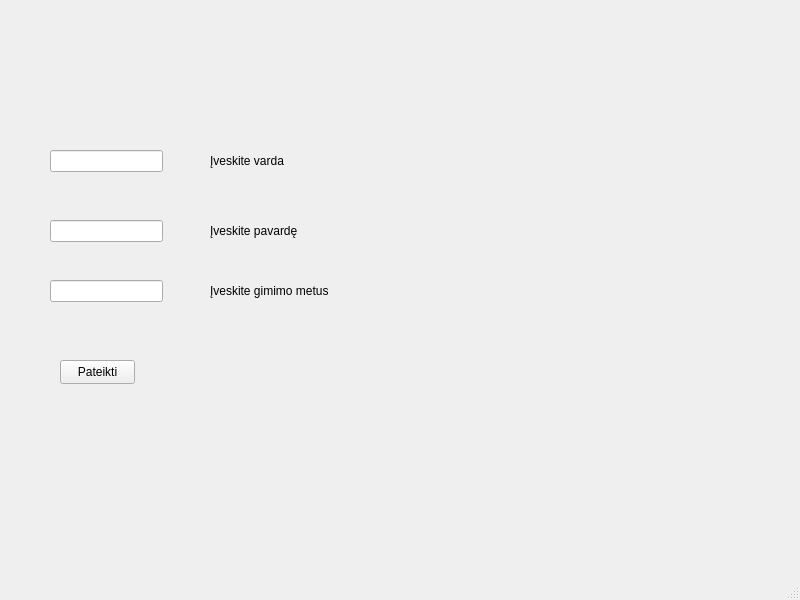
<?xml version="1.0" encoding="UTF-8"?>
<ui version="4.0">
 <class>MainWindow</class>
 <widget class="QMainWindow" name="MainWindow">
  <property name="geometry">
   <rect>
    <x>0</x>
    <y>0</y>
    <width>800</width>
    <height>600</height>
   </rect>
  </property>
  <property name="windowTitle">
   <string>MainWindow</string>
  </property>
  <widget class="QWidget" name="centralwidget">
   <widget class="QLineEdit" name="vardas">
    <property name="geometry">
     <rect>
      <x>50</x>
      <y>150</y>
      <width>113</width>
      <height>22</height>
     </rect>
    </property>
    <property name="text">
     <string/>
    </property>
   </widget>
   <widget class="QLineEdit" name="pavarde">
    <property name="geometry">
     <rect>
      <x>50</x>
      <y>220</y>
      <width>113</width>
      <height>22</height>
     </rect>
    </property>
    <property name="text">
     <string/>
    </property>
   </widget>
   <widget class="QLineEdit" name="gimimo_metai">
    <property name="geometry">
     <rect>
      <x>50</x>
      <y>280</y>
      <width>113</width>
      <height>22</height>
     </rect>
    </property>
    <property name="text">
     <string/>
    </property>
   </widget>
   <widget class="QLabel" name="ivesti_varda">
    <property name="geometry">
     <rect>
      <x>210</x>
      <y>150</y>
      <width>141</width>
      <height>21</height>
     </rect>
    </property>
    <property name="text">
     <string>Įveskite varda</string>
    </property>
   </widget>
   <widget class="QLabel" name="ivesti_pavarde">
    <property name="geometry">
     <rect>
      <x>210</x>
      <y>220</y>
      <width>141</width>
      <height>21</height>
     </rect>
    </property>
    <property name="text">
     <string>Įveskite pavardę</string>
    </property>
   </widget>
   <widget class="QLabel" name="ivesti_gimimo_metus">
    <property name="geometry">
     <rect>
      <x>210</x>
      <y>280</y>
      <width>141</width>
      <height>21</height>
     </rect>
    </property>
    <property name="text">
     <string>Įveskite gimimo metus</string>
    </property>
   </widget>
   <widget class="QLabel" name="label">
    <property name="geometry">
     <rect>
      <x>70</x>
      <y>80</y>
      <width>381</width>
      <height>31</height>
     </rect>
    </property>
    <property name="text">
     <string/>
    </property>
   </widget>
   <widget class="QPushButton" name="pateikti">
    <property name="geometry">
     <rect>
      <x>60</x>
      <y>360</y>
      <width>75</width>
      <height>24</height>
     </rect>
    </property>
    <property name="text">
     <string>Pateikti</string>
    </property>
   </widget>
   <widget class="QLabel" name="rezultatas">
    <property name="geometry">
     <rect>
      <x>50</x>
      <y>60</y>
      <width>261</width>
      <height>31</height>
     </rect>
    </property>
    <property name="text">
     <string/>
    </property>
   </widget>
  </widget>
  <widget class="QMenuBar" name="menubar">
   <property name="geometry">
    <rect>
     <x>0</x>
     <y>0</y>
     <width>800</width>
     <height>22</height>
    </rect>
   </property>
  </widget>
  <widget class="QStatusBar" name="statusbar"/>
 </widget>
 <resources/>
 <connections/>
</ui>
